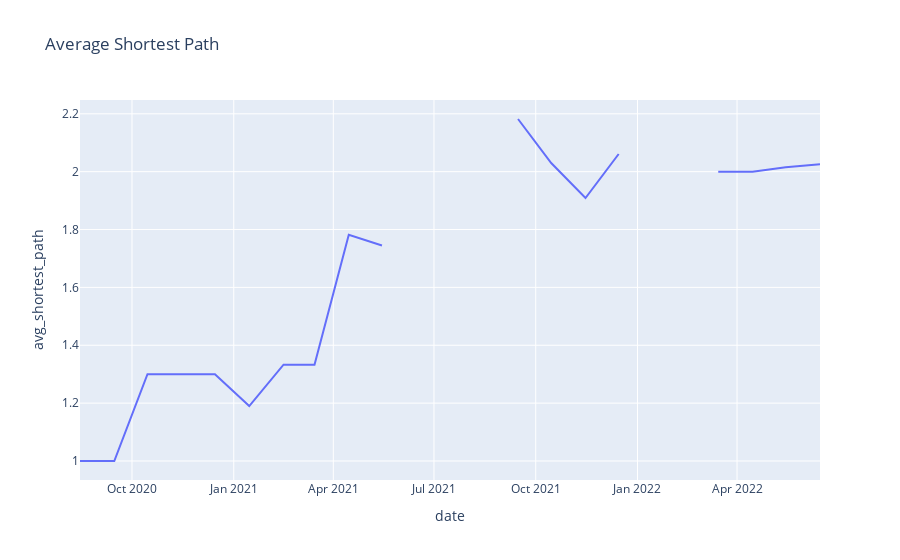

Notebook cell for this chart:
### Code cell
fig = px.line(data_frame=df_summary_stats, x='date', y='avg_shortest_path', title='Average Shortest Path') 
fig.show()

### Figure 1 — Plotly figure (JSON) as saved in the notebook; plotly's stock layout.template omitted (floating-point values rounded to 4 significant figures)
{"data": [{"hovertemplate": "date=%{x}<br>avg_shortest_path=%{y}<extra></extra>", "legendgroup": "", "line": {"color": "#636efa", "dash": "solid"}, "marker": {"symbol": "circle"}, "mode": "lines", "name": "", "orientation": "v", "showlegend": false, "type": "scatter", "x": ["2020-08-15", "2020-09-15", "2020-10-15", "2020-11-15", "2020-12-15", "2021-01-15", "2021-02-15", "2021-03-15", "2021-04-15", "2021-05-15", "2021-06-15", "2021-07-15", "2021-08-15", "2021-09-15", "2021-10-15", "2021-11-15", "2021-12-15", "2022-01-15", "2022-02-15", "2022-03-15", "2022-04-15", "2022-05-15", "2022-06-15"], "xaxis": "x", "y": [1, 1, 1.3, 1.3, 1.3, 1.19, 1.333, 1.333, 1.782, 1.745, null, null, null, 2.182, 2.03, 1.909, 2.061, null, null, 2, 2, 2.015, 2.026], "yaxis": "y"}], "layout": {"legend": {"tracegroupgap": 0}, "title": {"text": "Average Shortest Path"}, "xaxis": {"anchor": "y", "domain": [0, 1], "title": {"text": "date"}}, "yaxis": {"anchor": "x", "domain": [0, 1], "title": {"text": "avg_shortest_path"}}}}
